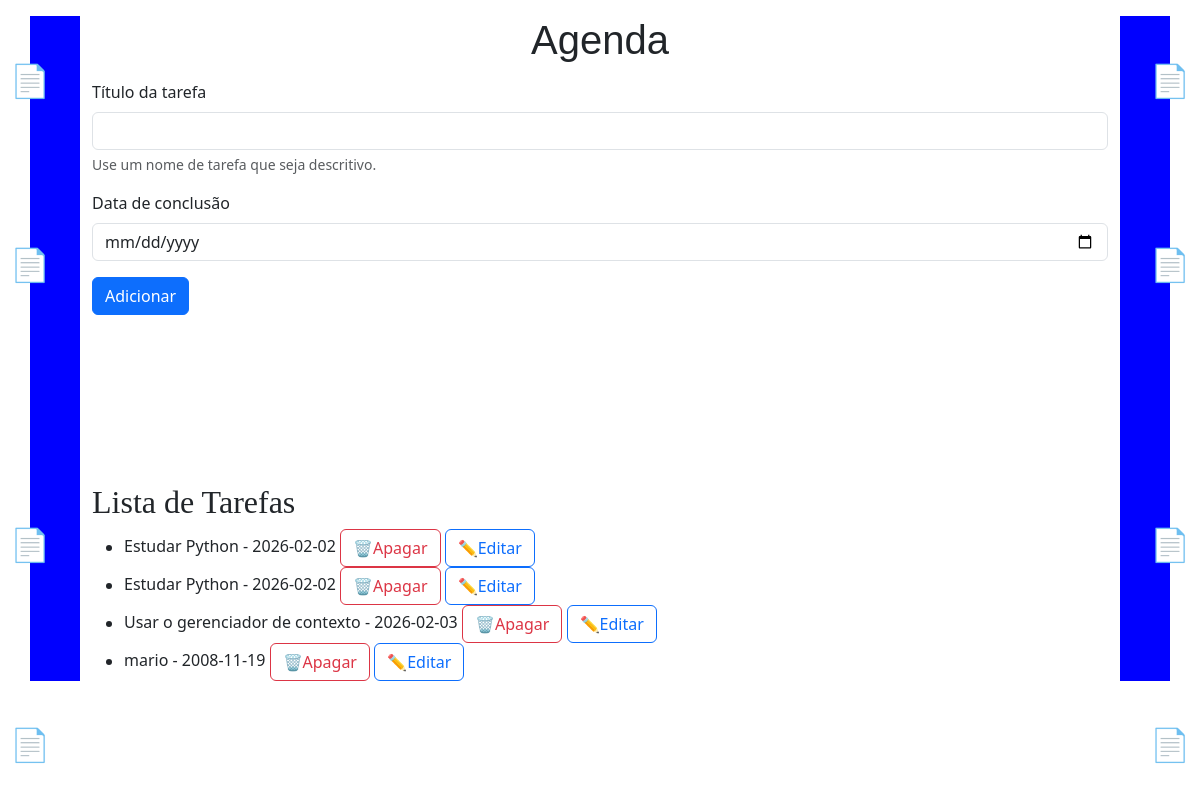
Page /agenda on the earlier database version.
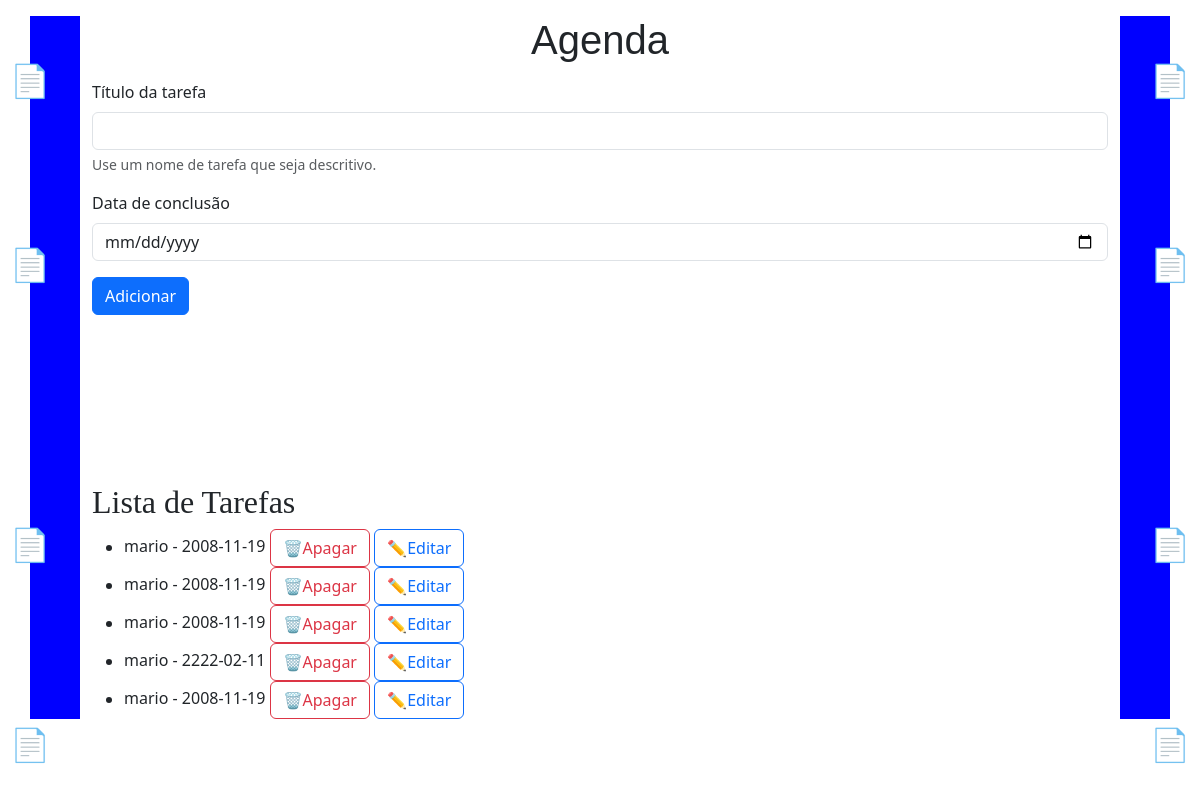
Same page on the later database version.
### tables this page shows
CREATE TABLE tarefas (
        id INTEGER PRIMARY KEY AUTOINCREMENT,
        titulo_tarefa TEXT NOT NULL,
        data_conclusao TEXT);

### app.py (the view)
@app.route('/agenda', methods=['GET', 'POST'])
def agenda():
    tarefas = None
    if request.method == 'POST':
        titulo_tarefa = request.form['titulo-tarefa']
        data_conclusao = request.form['data-conclusao']
        tarefa = Tarefa(titulo_tarefa, data_conclusao)
        tarefa.salvar_tarefa()
    tarefas = Tarefa.obter_tarefas()
    return render_template('agenda.html', titulo='Agenda', tarefas=tarefas)

### models/database.py (called while the page is built)
    def buscar_tudo(self, query: str, params: tuple = ()) -> list[Any]:
        self.cursor.execute(query, params)
        return self.cursor.fetchall()

    def close(self) -> None:
        self.connection.close()

    def __enter__(self) -> Self:
        return self

    def __exit__(self, exc_type: Optional[Type[BaseException]],
                  exc_value: Optional[BaseException], tb: Optional[TracebackType]) -> None:
        if exc_type is not None:
            print('Excecao capturada no contexto:')
            print(f'Tipo: {exc_type.__name__}')
            print(f'Mensagem: {exc_value}')
            print('TraceBack completo:')
            traceback.print_tb(tb)
        self.close()

### models/tarefa.py (called while the page is built)
    @classmethod
    def obter_tarefas(cls) -> list[Self]:
        with Database('./data/tarefas.sqlite3') as db:
            query: str = 'SELECT titulo_tarefa, data_conclusao, id FROM tarefas;'
            resultados: list[Any] = db.buscar_tudo(query)
            tarefas: list[Self] = [cls(titulo, data, id) for titulo, data, id in resultados]
            return tarefas

### templates/agenda.html (shortened to what this page needs)
{% extends "base.html" %}
{% block content %}
    <form class="mt-3" method="POST">
        <div class="mb-3">
            <label for="titulo-tarefa" class="form-label">Título da tarefa</label>
            <input type="text" class="form-control" name="titulo-tarefa" id="titulo-tarefa" aria-describedby="ajudaNomeTarefa" value="{{ tarefa_selecionada.titulo_tarefa if tarefa_selecionada else '' }}" required>
            <div id="ajudaNomeTarefa" class="form-text">Use um nome de tarefa que seja descritivo.</div>
        </div>
        <div class="mb-3">
            <label for="data-conclusao" class="form-label">Data de conclusão</label>
            <input type="date" class="form-control" id="data-conclusao" name="data-conclusao" id="data-conclusao"
            value="{{ tarefa_selecionada.data_conclusao if tarefa_selecionada else '' }}">
        </div>
        <button type="submit" class="btn btn-primary">Adicionar</button>
        <br>
        <br>
        <br>
        <br>
        <br>
        <br>
        <br>
        <br>
    </form>
        <div class="Notas esquerda" style="top: 7%;">📄</div>
        <div class="Notas esquerda" style="top: 30%;">📄</div>
        <div class="Notas esquerda" style="top: 65%;">📄</div>
        <div class="Notas esquerda" style="top: 90%;">📄</div>
        <div class="Notas direita" style="top: 7%;">📄</div>
        <div class="Notas direita" style="top: 30%;">📄</div>
        <div class="Notas direita" style="top: 65%;">📄</div>
        <div class="Notas direita" style="top: 90%;">📄</div>
    <h2>Lista de Tarefas</h2>
        {% if tarefas %}
            <ul>
                {% for tarefa in tarefas %}
                    <li>{{ tarefa.titulo_tarefa }} - {{ tarefa.data_conclusao }} <a href="{{ url_for
                      ('delete', idTarefa=tarefa.id_tarefa)}}" class="btn btn-outline-danger"> 🗑️Apagar</a>
                      <a href="{{url_for('update', idTarefa=tarefa.id_tarefa) }}" class="btn btn-outline-primary"> ✏️Editar</a>
                    </li>
                {% endfor %}
            </ul>
        {% else %}
            <p>Nenhuma tarefa cadastrada</p>
        {% endif %}
{% endblock %}

### templates/base.html (shortened to what this page needs)
<!DOCTYPE html>
<html lang="pt-br">
<head>
    <link rel="stylesheet" href="{{ url_for('static', filename='style.css') }}">
    <link href="https://cdn.jsdelivr.net/npm/bootstrap@5.3.8/dist/css/bootstrap.min.css" rel="stylesheet">
</head>
<body class="container">
    <h1 class="mt-3">{{ titulo }}</h1>
    {% block content %}{% endblock %}
</body>
</html>

### static/style.css (style rules this page uses)
html, body { height:40px; }
h1 { text-align: center; font-size: 2.5rem; font-family:Impact, Haettenschweiler, 'Arial Narrow Bold', sans-serif; }
h2 { font-family: cursive; color: darkblue; }
body { background-color: whitesmoke; text-align: center; border-left: 50px solid blue; border-right: 50px solid blue; height: auto; }
a { text-align: center; font-family: Monospace Courier 'Times New Roman', Times, serif; font-size: 1.5rem; color: blue; text-decoration: underline; }
input { background-color: #d7d8fa; border-color:#c7c4de; }
button { background-color: #d7d8fa; border-color:#c7c4de; }
.Notas { position: fixed; font-size: 2rem; color: #9f2c3f; animation: piscar 1.5s infinite alternate; z-index: 1000; }
.Notas.esquerda { left: 10px; top: 20%; }
.Notas.direita { right: 10px; top: 40%; }

Differences in the rows shown:
removed tarefas: titulo_tarefa "Estudar Python", data_conclusao "2026-02-02"
removed tarefas: titulo_tarefa "Estudar Python", data_conclusao "2026-02-02"
removed tarefas: titulo_tarefa "Usar o gerenciador de contexto", data_conclusao "2026-02-03"
added tarefas: titulo_tarefa "mario", data_conclusao "2008-11-19"
added tarefas: titulo_tarefa "mario", data_conclusao "2008-11-19"
added tarefas: titulo_tarefa "mario", data_conclusao "2222-02-11"
added tarefas: titulo_tarefa "mario", data_conclusao "2008-11-19"
